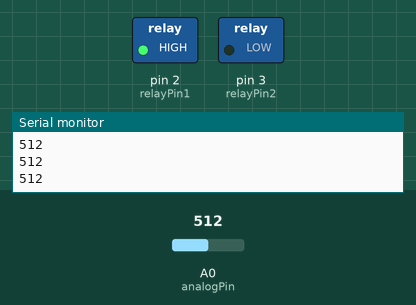
Bench run of a sketch on a simulated Arduino Uno, built with avr-gcc and run on an emulated ATmega328P. Parts: switched loads named in the sketch (green lamp = pin HIGH), the last lines printed to the serial monitor. The inputs (shaded band) are chosen by the test bench; at power-on: A0 (analogPin) = 512.

Above: at 1.2 s.
1.3 s: A0 (analogPin) set to 487
At 2.0 s:
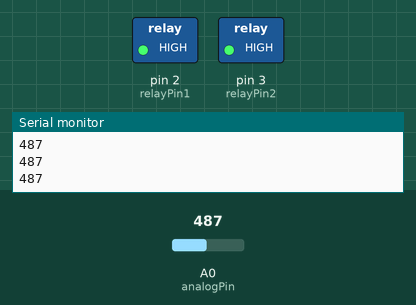
2.8 s: A0 (analogPin) set to 407
4.3 s: A0 (analogPin) set to 385
At 5.7 s:
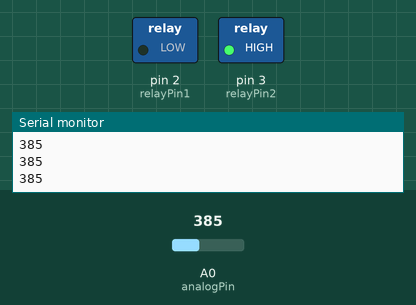
6.1 s: A0 (analogPin) set to 410
At 6.8 s:
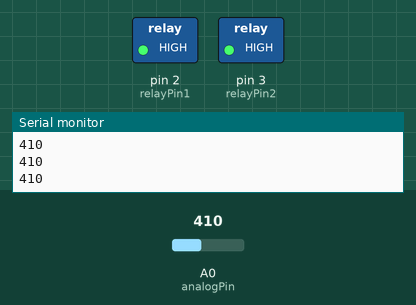
7.6 s: A0 (analogPin) set to 390
At 8.3 s:
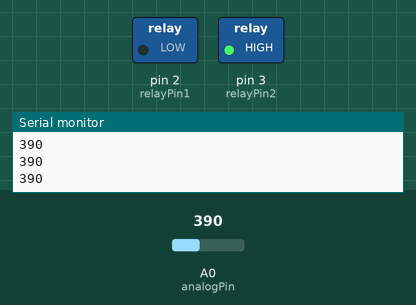
Timing chart, 0 to 10.4 s (numbered marks = the images above; inputs shaded):
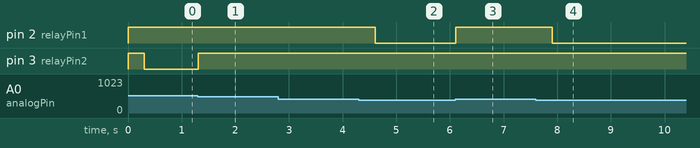

Measured:
- the behaviour switches between 500 and 499 on A0 (analogPin) (found by bisection; images 0 and 1)
- the behaviour switches between 401 and 400 on A0 (analogPin) (found by bisection; images 1 and 2)
- after the input at 1.3 s, pin 3 (relayPin2): LOW → HIGH at once
- after the input at 4.3 s, pin 2 (relayPin1): HIGH → LOW after 0.31 s
- after the input at 6.1 s, pin 2 (relayPin1): LOW → HIGH at once
- after the input at 7.6 s, pin 2 (relayPin1): HIGH → LOW after 0.31 s

The sketch:

steklo2-test1.ino
```cpp
const int analogPin = A0;  // Аналоговый пин, к которому подключены кнопки

const int relayPin1 = 2;   // Пин первого реле
const int relayPin2 = 3;   // Пин второго реле

const unsigned long holdThreshold = 300;  // Порог удержания в миллисекундах (0.3 секунды)

unsigned long pressStartTime1 = 0;  // Время начала нажатия кнопки 1
unsigned long pressStartTime2 = 0;  // Время начала нажатия кнопки 2

int auto1=0;
int auto2=0;

void setup() {
  Serial.begin(9600); // Инициализация последовательной связи для вывода данных
  pinMode(relayPin1, OUTPUT);  // Настройка пина первого реле на выход
  pinMode(relayPin2, OUTPUT);  // Настройка пина второго реле на выход

  digitalWrite(relayPin1, HIGH); // Устанавливаем начальное состояние реле 1 (выключенное)
  digitalWrite(relayPin2, HIGH); // Устанавливаем начальное состояние реле 2 (выключенное)
}

void loop() {
  int buttonState = analogRead(analogPin);  // Считывание состояния кнопок (значение аналогового сигнала)
  Serial.println(buttonState); // Выводим значение аналогового пина в монитор порта

  // Обработка кнопки 1
  if (buttonState >= 300 && buttonState <= 400) { // Диапазон значений для кнопки 1
    if (pressStartTime1 == 0) {
      pressStartTime1 = millis();
    }
    if (millis() - pressStartTime1 >= holdThreshold) {
      auto1=0;
      auto2=0;
      digitalWrite(relayPin2, HIGH);
      digitalWrite(relayPin1, LOW);  // Включаем реле 1 по минусу
    } else {
      auto2=0;
      auto1=1;
      digitalWrite(relayPin1, HIGH); // Выключаем реле 1, если нажатие было кратким
    }
  } else {
    pressStartTime1 = 0; // Сбрасываем время начала нажатия, если кнопка не нажата
    if (auto1==1){
    auto2=0;
    digitalWrite(relayPin2, HIGH);
    digitalWrite(relayPin1, LOW);
    } else {
    digitalWrite(relayPin1, HIGH); // Выключаем реле 1, если кнопка не нажата
    }
  }

  // Обработка кнопки 2
  if (buttonState >= 500 && buttonState <= 600) { // Диапазон значений для кнопки 2
    if (pressStartTime2 == 0) {
      pressStartTime2 = millis();
    }
    if (millis() - pressStartTime2 >= holdThreshold) {
      auto1=0;
      auto2=0;
      digitalWrite(relayPin1, HIGH);
      digitalWrite(relayPin2, LOW);  // Включаем реле 2 по минусу
    } else {
      auto1=0;
      auto2=1;
      digitalWrite(relayPin2, HIGH); // Выключаем реле 2, если нажатие было кратким
    }
  } else {
    pressStartTime2 = 0; // Сбрасываем время начала нажатия, если кнопка не нажата
    if (auto2==1){
    auto1=0;
    digitalWrite(relayPin1, HIGH);
    digitalWrite(relayPin2, LOW);
    } else {
    digitalWrite(relayPin2, HIGH); // Выключаем реле 2, если кнопка не нажата
    }
  }
}
```
